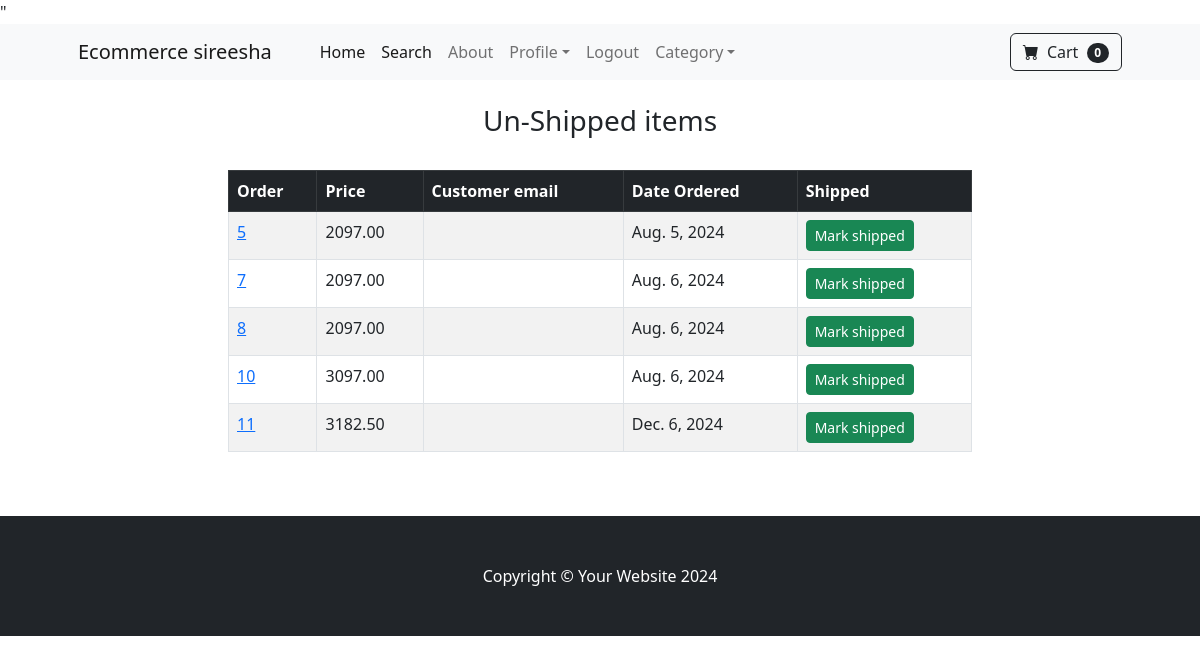
/payment/not_shipped_dash (signed in), run on the app's committed database.
### payment/models.py (models this page shows, shortened)
class Order(models.Model):
    user=models.ForeignKey(User,on_delete=models.CASCADE,null=True,blank=True)
    full_name=models.CharField(max_length=250)
    email=models.EmailField(max_length=250)
    shipping_address=models.TextField(max_length=12500)
    amount_paid=models.DecimalField(max_digits=10,decimal_places=2)
    date_ordered=models.DateField(auto_now_add=True)
    shipped=models.BooleanField(default=False)
    date_shipped=models.DateTimeField(blank=True,null=True)

### payment/views.py (the view, shortened to what this page needs)
# urls.py: path('not_shipped_dash',views.not_shipped_dash,name='not_shipped_dash'),
def not_shipped_dash(request):
    if request.user.is_authenticated or request.user.is_superuser:
        orders=Order.objects.filter(shipped=False)
        return render(request,"payment/not_shipped_dash.html",{"orders":orders})
    else:
        messages.success(request,"Access Denied")
        return redirect('home')

### cart/cart.py (called while the page is built)
    def __len__(self):
        return len(self.cart)

### cart/context_processors.py (called while the page is built)
def cart(request):
    return {'cart':Cart(request)}

### payment/templates/payment/not_shipped_dash.html (shortened to what this page needs)
{% extends 'base.html' %}
{% block content %}
<div class="container">
    <div class="row">
        <center>
            <div class="col-8">
                <br>
             <h3>Un-Shipped items</h3>
             <br>
             <table class="table table-striped table-hover table-bordered">
                <thead class="table-dark">
                  <tr>
                    <th scope="col">Order</th>
                    <th scope="col">Price</th>
                    <th scope="col">Customer email</th>
                    <th scope="col">Date Ordered</th>
                    <th scope="col">Shipped</th>
                  </tr>
                </thead>
                <tbody>
                    {%  for item in orders %}
                  <tr>
                   <td><a href="{% url 'orders' item.id %}">{{ item.id }}</a></td>
                    <td>{{ item.amount_paid }}</td>
                    <td>{{ item.emial }}</td>
                    <td>{{ item.date_ordered }}</td>
                    <td>
                      <form method="POST">
                        <button type="submit" class="btn btn-success btn-sm">Mark shipped</button>
                      </form>
                    </td>
                  </tr>
                  {% endfor %}
                </tbody>
              </table>
              <br><br>
</div>
        </center>
    </div>
</div>
{% endblock %}

### data on the page
Order: id "5", amount_paid "2097.00", date_ordered "Aug. 5, 2024"
Order: id "7", amount_paid "2097.00", date_ordered "Aug. 6, 2024"
Order: id "8", amount_paid "2097.00", date_ordered "Aug. 6, 2024"
Order: id "10", amount_paid "3097.00", date_ordered "Aug. 6, 2024"
Order: id "11", amount_paid "3182.50", date_ordered "Dec. 6, 2024"

### other printed values
{{ cart|length }} "0"
